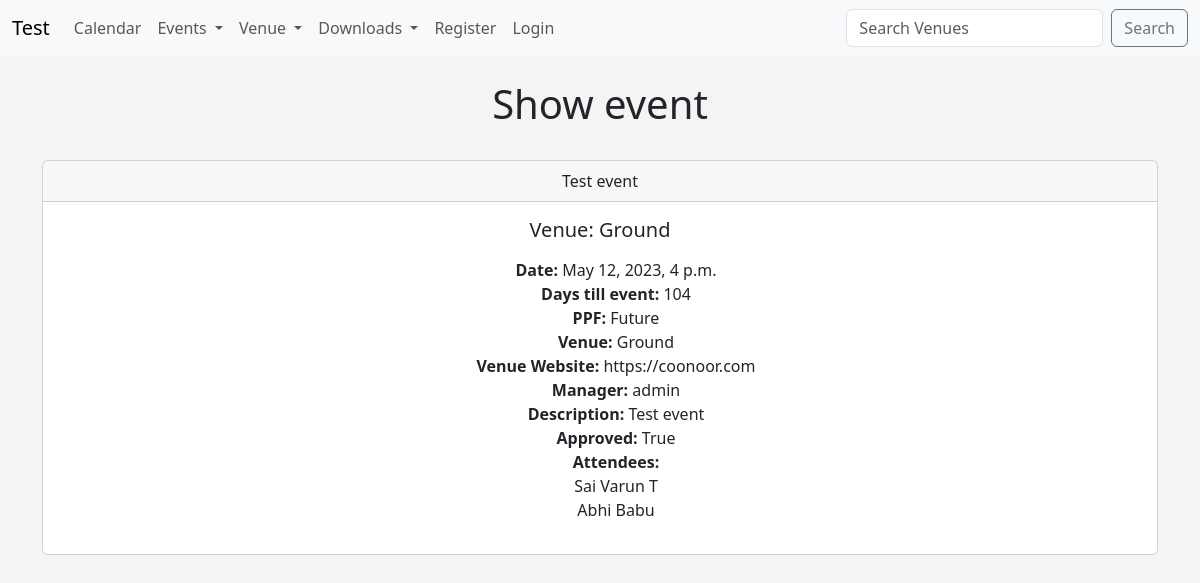
Page /show_event/4 on the committed database.
### events/models.py (models this page shows)
class Event(models.Model):
	name=models.CharField('Event Name',max_length=120)
	event_date=models.DateTimeField('Event Date')
	venue=models.ForeignKey(Venue,blank=True,null=True,on_delete=models.CASCADE)
	manager=models.ForeignKey(User,blank=True,null=True,on_delete=models.SET_NULL)
	description=models.TextField(blank=True)
	attendees=models.ManyToManyField(MyClubUser,blank=True)
	approved= models.BooleanField("Approved",default=False)
	def __str__(self):
		return self.name
	@property
	def Days_till(self):
		today=date.today()
		days_till= self.event_date.date()-today
		days_till_stripped=str(days_till).split(',',1)[0].split()[0]
		if int(days_till_stripped)>0:
			return days_till_stripped
		else:
			return 0
	@property
	def Is_Past(self):
		today=date.today()
		if self.event_date.date()<today:
			thing="Past"
		else:
			thing ="Future"
		return thing

class Venue(models.Model):
	name=models.CharField('Venue Name',max_length=120)
	address=models.CharField(max_length=300)
	zip_code=models.CharField('Zip Code',max_length=15)
	phone=models.CharField('Contact Phone',max_length=25,blank=True)
	web=models.URLField('Website Address',blank=True)
	email_address=models.EmailField('Email Address',blank=True)
	owner=models.IntegerField("Venue Owner",blank=False, default=1)
	venue_image=models.ImageField(null=True,blank=True,upload_to='images/')
	def __str__(self):
		return self.name

class MyClubUser(models.Model):
	first_name=models.CharField(max_length=30)
	last_name=models.CharField(max_length=30)
	email=models.EmailField('User Email')
	def __str__(self):
		return self.first_name + " " + self.last_name

### events/views.py (the view)
# urls.py: path('show_event/<event_id>',views.show_event,name='show-event'),
def show_event(request,event_id):
	event= Event.objects.get(pk=event_id)
	return render(request,'events/show_event.html',{
		"event":event,
		})

### events/templates/events/show_event.html (shortened to what this page needs)
{% extends 'events/base.html' %}
{% block content %}
	<center>
		<h1>Show event</h1>
<br>
{%if event.approved%}
<div class="card">
  <div class="card-header">
    {{event}}
  </div>
  <div class="card-body">
    <h5 class="card-title">Venue: {{ event.venue }}</h5>
    <p class="card-text">
	<ul>
		<strong>Date:</strong> {{ event.event_date }}<br>
		<strong>Days till event:</strong> {{event.Days_till}}<br>
		<strong>PPF:</strong> {{event.Is_Past}}<br>
		<strong>Venue:</strong> {{ event.venue }}<br>
		<strong>Venue Website:</strong> {{ event.venue.web }}<br>
		<strong>Manager:</strong> {{ event.manager }}<br>
		<strong>Description:</strong> {{ event.description }}<br>
		<strong>Approved:</strong> {{ event.approved }}<br>
		<strong>Attendees:</strong></br>
		{%for user in event.attendees.all%}
		{{user}}</br>
		{% endfor %}
	</ul>
    </p>
  </div>
{%endif%}
	</center>
{% endblock %}

### events/templates/events/base.html (style rules this page uses)
body { background: #f4f4f4; }

### rows in the picture
Event: name "Test event", venue "Ground", event_date "May 12, 2023, 4 p.m.", Days_till "104", Is_Past "Future", venue.web "https://coonoor.com", manager "admin", description "Test event", approved "True"
MyClubUser: first_name+last_name "Sai Varun T"
MyClubUser: first_name+last_name "Abhi Babu"
